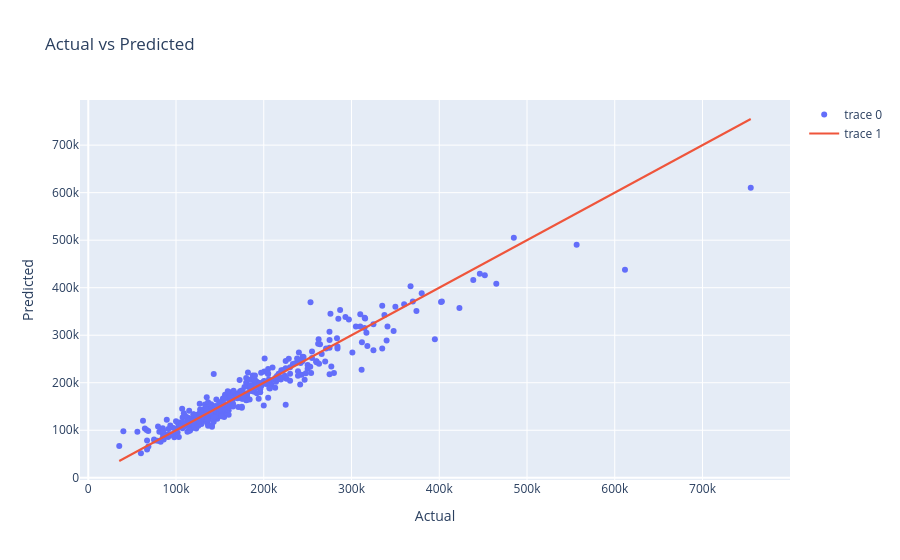

Here is the notebook cell this chart was saved with:
### Code cell
fig = go.Figure()

fig.add_trace(
    go.Scatter(
        x=y_test_actual,
        y=y_pred_actual,
        mode="markers"
    )
)

fig.add_trace(
    go.Scatter(
        x=[y_test_actual.min(), y_test_actual.max()],
        y=[y_test_actual.min(), y_test_actual.max()],
        mode="lines"
    )
)

fig.update_layout(
    title="Actual vs Predicted",
    xaxis_title="Actual",
    yaxis_title="Predicted"
)

fig.show()

### Figure 1 — Plotly figure (JSON) as saved in the notebook; plotly's stock layout.template omitted (floating-point values rounded to 4 significant figures; data arrays with more than 128 entries replaced by an {"elided": "..."} marker saying what was removed)
{"data": [{"mode": "markers", "type": "scatter", "x": {"elided": "438 float values"}, "y": {"elided": "438 float values"}}, {"mode": "lines", "type": "scatter", "x": [35310.0, 755000.0], "y": [35310.0, 755000.0]}], "layout": {"title": {"text": "Actual vs Predicted"}, "xaxis": {"title": {"text": "Actual"}}, "yaxis": {"title": {"text": "Predicted"}}}}
